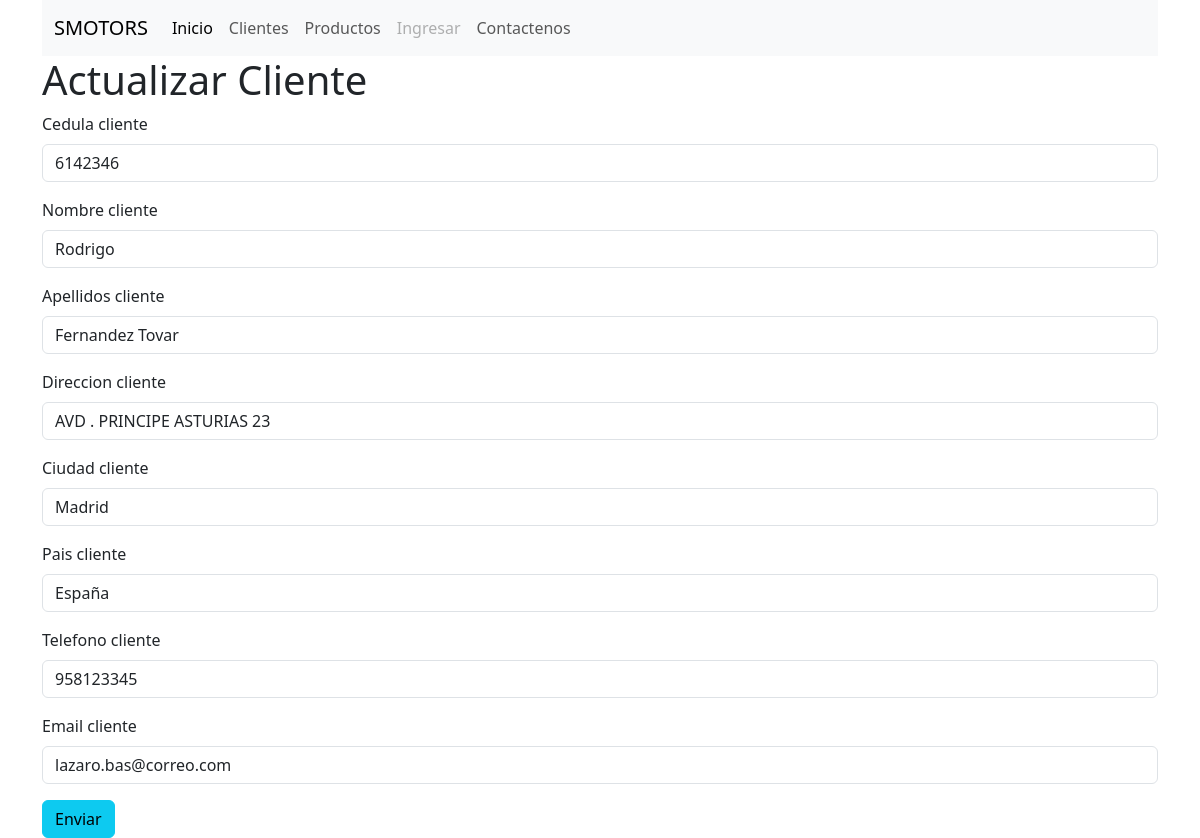
/editarCliente/1, run on the app's committed database.
### clientes/models.py (models this page shows, shortened)
class Clientes(models.Model):
    id_cliente = models.AutoField(primary_key=True)
    cedula_cliente = models.IntegerField()
    nombre_cliente = models.CharField(max_length=50)
    apellidos_cliente = models.CharField(max_length=50)
    direccion_cliente = models.CharField(max_length=100)
    ciudad_cliente = models.CharField(max_length=50)
    pais_cliente = models.CharField(max_length=50)
    telefono_cliente = models.IntegerField()
    email_cliente = models.CharField(max_length=50)

### clientes/views.py (the view)
# urls.py: path('editarCliente/<int:id>', views.editarCliente, name='editarCliente'),
def editarCliente(request, id) :
        cliente = Clientes.objects.get(id_cliente = id)   #revisar como se llama en el import
        if request.method == 'POST':  #cuando boton guardar
                form = ClienteForm(request.POST, instance=cliente)
                if form.is_valid():
                        form.save() # salva
                        return redirect('clientes')  # redirige a la pagina clientes
        form = ClienteForm( instance=cliente)# se le pasa un forms vacio, pero luego se le dice toma los datos
        contexto = {
                'form' : form,
                'tituloh1' : 'Actualizar Cliente'
        }
        return render(request, 'crearCliente.html', contexto)

### clientes/formsCliente.py
class ClienteForm(forms.ModelForm) :
    class Meta:
        model = Clientes
        fields = '__all__'  ##usa todos los campos en el forms

### clientes/templates/crearCliente.html (shortened to what this page needs)
{% extends 'base.html' %}
{% load bootstrap5 %}
{% block contenido %}
    <h1>{{tituloh1}}</h1>
    <form action=""    method="post" class="form">
        {% bootstrap_form form %}
    <button type="submit-disable" class="btn btn-info">Enviar</button>
    </form>
{% endblock %}

### data on the page
Clientes: cedula_cliente "6142346", nombre_cliente "Rodrigo", apellidos_cliente "Fernandez Tovar", direccion_cliente "AVD . PRINCIPE ASTURIAS 23", ciudad_cliente "Madrid", pais_cliente "España", telefono_cliente "958123345", email_cliente "lazaro.bas@correo.com"

### other printed values
{{ tituloh1 }} "Actualizar Cliente"
